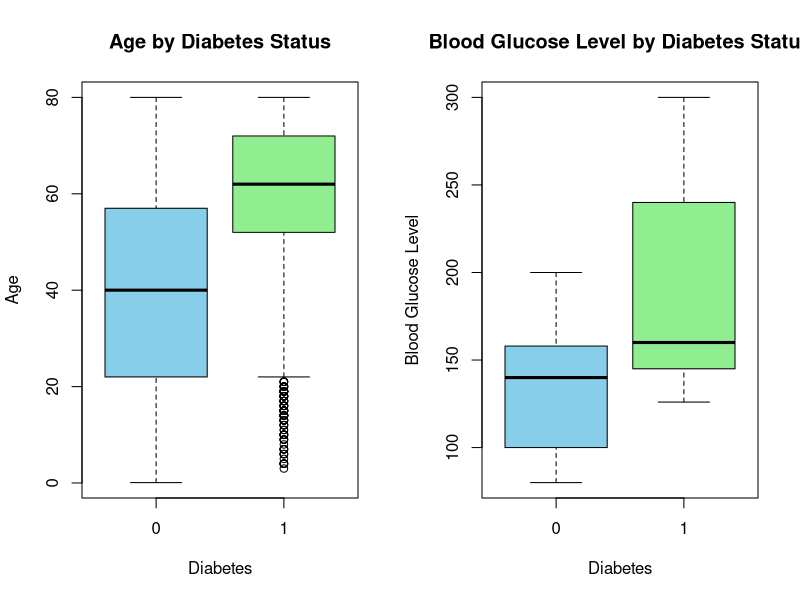
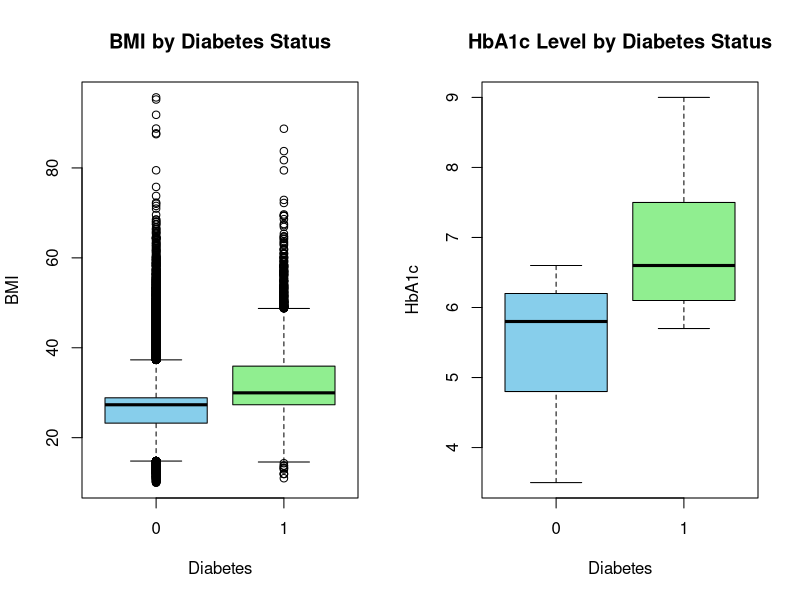

Here is the R script that generated these plots, in order:
# Read the data
diabetes_prediction_dataset <- read.csv("diabetes_prediction_dataset.csv", header=TRUE, sep=";")

head(diabetes_prediction_dataset)

# Set up a 1x2 grid layout for two plots side by side
par(mfrow=c(1, 2))

# Plot 1: Box plot for age grouped by diabetes status
boxplot(age ~ diabetes, data=diabetes_prediction_dataset, main="Age by Diabetes Status", xlab="Diabetes", ylab="Age", col=c("skyblue", "lightgreen"))

# Plot 2: Box plot for blood glucose level grouped by diabetes status
boxplot(blood_glucose_level ~ diabetes, data=diabetes_prediction_dataset, main="Blood Glucose Level by Diabetes Status", xlab="Diabetes", ylab="Blood Glucose Level", col=c("skyblue", "lightgreen"))

# Set up a 1x2 grid layout for two plots side by side
par(mfrow=c(1, 2))

# Plot 3: Box plot for bmi grouped by diabetes status
boxplot(bmi ~ diabetes, data=diabetes_prediction_dataset, main="BMI by Diabetes Status", xlab="Diabetes", ylab="BMI", col=c("skyblue", "lightgreen"))

# Plot 4: Box plot for HbA1c level grouped by diabetes status
boxplot(HbA1c_level ~ diabetes, data=diabetes_prediction_dataset, main="HbA1c Level by Diabetes Status", xlab="Diabetes", ylab="HbA1c", col=c("skyblue", "lightgreen"))

# Reset the layout to the default (1x1) after creating the plots
par(mfrow=c(1, 1))
